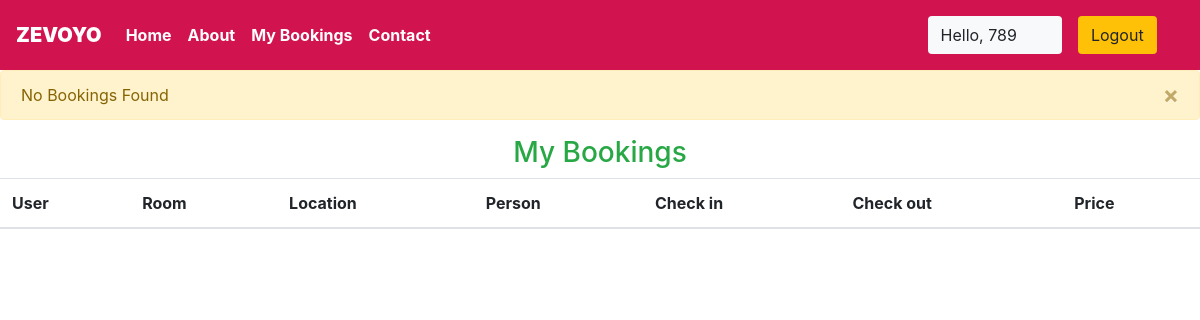
Page /myApp/user/bookings/ (signed in) on the earlier database version.
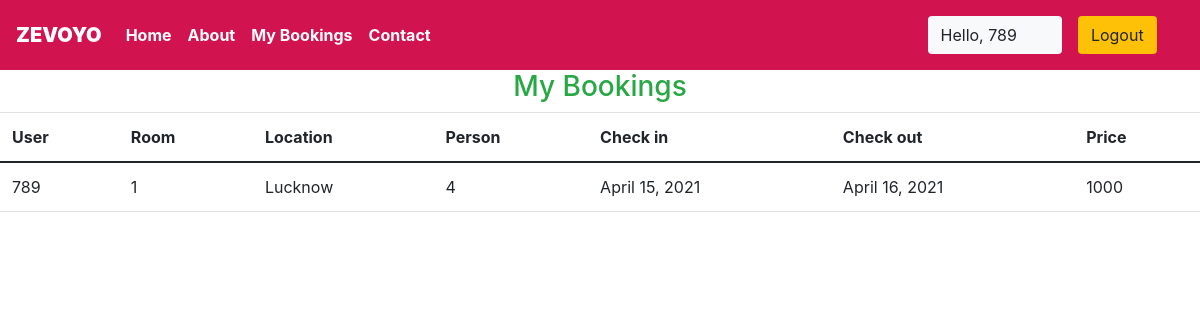
Same page on the later database version.
### myApp/models.py (models this page shows, shortened)
class Reservation(models.Model):
    checkIn = models.DateField(auto_now = False)
    checkOut = models.DateField()
    room = models.ForeignKey(Rooms, on_delete = models.CASCADE)
    guest = models.ForeignKey(User, on_delete = models.CASCADE)
    bookingId = models.CharField(max_length = 100, default = 'null')

class Rooms(models.Model):
    ROOM_STATUS = (
        ('1', 'Available'),
        ('2', 'Not Available')
    )
    ROOM_TYPE = (
        ('1', 'Premimum'),
        ('2', 'Deluxe'),
        ('3', 'Basic')
    )
    roomType = models.CharField(max_length = 50, choices = ROOM_TYPE)
    capacity = models.IntegerField()
    price = models.IntegerField()
    size = models.IntegerField()
    hotel = models.ForeignKey(Hotels, on_delete = models.CASCADE)
    status = models.CharField(choices = ROOM_STATUS, max_length = 15)
    roomNumber = models.IntegerField()

class Hotels(models.Model):
    name = models.CharField(max_length = 30,default="Zevoyo")
    owner = models.CharField(max_length = 30)
    location = models.CharField(max_length = 50)
    city = models.CharField(max_length = 20)
    state = models.CharField(max_length = 15,default="Punjab")
    country = models.CharField(max_length = 20,default="India")

### myApp/views.py (the view)
# urls.py: path('user/bookings/', views.user_bookings,name="dashboard"),
@login_required(login_url='/user')
def user_bookings(request):
    if request.user.is_authenticated==False:
        return redirect('userlogin')
    user=User.objects.all().get(id=request.user.id)
    print(f"request user id ={request.user.id}")
    bookings = Reservation.objects.all().filter(guest=user)
    if not bookings:
        messages.warning(request,"No Bookings Found")
    return HttpResponse(render(request,'user/mybookings.html', {'bookings': bookings}))

### myApp/templates/user/mybookings.html
{% extends 'basic.html' %} {% block title %}Dashboard {% endblock title %} {% block body %} {% load app_tags %}
<h3 class="text-center  text-success">My Bookings </h3>
<table class="table">
    <thead>
        <th>User</th>
        <th>Room</th>
        <th>Location</th>
        <th>Person</th>
        <th>Check in</th>
        <th>Check out</th>
        <th>Price</th>
    </thead>
    {% for each_booking in bookings %}
    <tr>
        <td>{{each_booking.guest.username}}</td>
        <td>{{each_booking.room.roomNumber}}</td>
        <td>{{each_booking.room.hotel.location}}</td>
        <td>{{each_booking.room.capacity}}</td>
        <td>{{each_booking.checkIn}}</td>
        <td>{{each_booking.checkOut}}</td>
        <td>{{each_booking.room.price}}</td>
    </tr>
    {% endfor %}
</table>
{% endblock body %}

### myApp/templates/basic.html (shortened to what this page needs)
{% load static %}
<!DOCTYPE HTML>
<html>
<head>
    <link rel="stylesheet" href="https://use.fontawesome.com/releases/v5.7.0/css/all.css">
    <link href="https://cdn.jsdelivr.net/npm/bootstrap@5.0.0-beta3/dist/css/bootstrap.min.css" rel="stylesheet">
    <link rel="stylesheet" href="https://maxcdn.bootstrapcdn.com/bootstrap/4.5.0/css/bootstrap.min.css">
</head>
<body>
    <div class="container-fluid px-0">
        <nav class="navbar navbar-expand-lg navbar-dark font-weight-bold">
            <a class="navbar-brand text-bold bg-black">
                <b>ZEVOYO</b>
            </a>
            <div class="collapse navbar-collapse" id="navbarSupportedContent">
                <ul class="navbar-nav mr-auto">
                    <li class="nav-item active">
                        <a class="nav-link text-bold" href="/myApp/">Home</a>
                    </li>
                    <li class="nav-item active">
                        <a class="nav-link text-bold" href="/myApp/about/">About</a>
                    </li>
                    {% if user.is_staff %}
                    <li class="nav-item active">
                        <a class="nav-link text-bold" href="/myApp/staff/dashboard/">Dashboard</a>
                    </li>
                    {% elif user.is_staff == False and user.is_authenticated %}
                    <li class="nav-item active">
                        <a class="nav-link text-bold" href="/myApp/user/bookings/">My Bookings</a>
                    </li>
                    {% endif %}
                    <li class="nav-item active">
                        <a class="nav-link text-bold" href="/myApp/contact/">Contact</a>
                    </li>
                </ul>
                {% if user.is_authenticated %}
                <button class="btn btn-group bg-light" data-toggle="modal" data-target="#forlogin">
                        Hello, {{request.user}}
                        <a href="/myApp/logout/" class="nav-link">
                            <button class="btn btn-group bg-warning" data-toggle="modal" data-target="#forlogin">
                                Logout
                            </button>
                </a>
                </button>
                {% endif %}
            </div>
        </nav>
    </div>
    {% for message in messages %} {% if message.tags == error %}
    <div class="alert alert-danger alert-dismissible fade show" role="alert">
        {% else %}
        <div class="alert alert-{{message.tags}} alert-dismissible fade show" role="alert">
            {% endif %} {{message}}
            <button type="button" class="close" data-dismiss="alert" aria-label="Close">
            <span aria-hidden="true">&times;</span>
        </button>
        </div>
        {% endfor %} {% block body %} {% endblock body %}
</body>
</html>

Differences in the rows shown:
added Reservation: guest.username "789", room.roomNumber "1", room.hotel.location "Lucknow", room.capacity "4", checkIn "April 15, 2021", checkOut "April 16, 2021", room.price "1000"
Other differences:
list line gone: "No Bookings Found ×"
